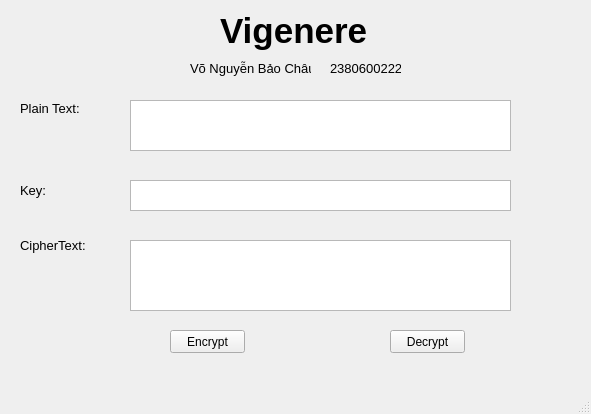
<?xml version="1.0" encoding="UTF-8"?>
<ui version="4.0">
 <class>MainWindow</class>
 <widget class="QMainWindow" name="MainWindow">
  <property name="geometry">
   <rect>
    <x>0</x>
    <y>0</y>
    <width>591</width>
    <height>414</height>
   </rect>
  </property>
  <property name="windowTitle">
   <string>MainWindow</string>
  </property>
  <widget class="QWidget" name="centralwidget">
   <widget class="QLabel" name="label">
    <property name="geometry">
     <rect>
      <x>220</x>
      <y>10</y>
      <width>161</width>
      <height>41</height>
     </rect>
    </property>
    <property name="font">
     <font>
      <pointsize>26</pointsize>
      <weight>75</weight>
      <bold>true</bold>
     </font>
    </property>
    <property name="text">
     <string>Vigenere</string>
    </property>
   </widget>
   <widget class="QLabel" name="label_2">
    <property name="geometry">
     <rect>
      <x>190</x>
      <y>60</y>
      <width>121</width>
      <height>16</height>
     </rect>
    </property>
    <property name="font">
     <font>
      <pointsize>10</pointsize>
     </font>
    </property>
    <property name="text">
     <string>Võ Nguyễn Bảo Châu</string>
    </property>
   </widget>
   <widget class="QLabel" name="label_3">
    <property name="geometry">
     <rect>
      <x>330</x>
      <y>60</y>
      <width>71</width>
      <height>16</height>
     </rect>
    </property>
    <property name="font">
     <font>
      <pointsize>10</pointsize>
     </font>
    </property>
    <property name="text">
     <string>2380600222</string>
    </property>
   </widget>
   <widget class="QLabel" name="label_4">
    <property name="geometry">
     <rect>
      <x>20</x>
      <y>100</y>
      <width>71</width>
      <height>16</height>
     </rect>
    </property>
    <property name="font">
     <font>
      <pointsize>10</pointsize>
     </font>
    </property>
    <property name="text">
     <string>Plain Text:</string>
    </property>
   </widget>
   <widget class="QLabel" name="label_5">
    <property name="geometry">
     <rect>
      <x>20</x>
      <y>180</y>
      <width>31</width>
      <height>20</height>
     </rect>
    </property>
    <property name="font">
     <font>
      <pointsize>10</pointsize>
     </font>
    </property>
    <property name="text">
     <string>Key:</string>
    </property>
   </widget>
   <widget class="QLabel" name="label_6">
    <property name="geometry">
     <rect>
      <x>20</x>
      <y>230</y>
      <width>71</width>
      <height>31</height>
     </rect>
    </property>
    <property name="font">
     <font>
      <pointsize>10</pointsize>
     </font>
    </property>
    <property name="text">
     <string>CipherText:</string>
    </property>
   </widget>
   <widget class="QTextEdit" name="textEdit">
    <property name="geometry">
     <rect>
      <x>130</x>
      <y>100</y>
      <width>381</width>
      <height>51</height>
     </rect>
    </property>
   </widget>
   <widget class="QTextEdit" name="textEdit_2">
    <property name="geometry">
     <rect>
      <x>130</x>
      <y>180</y>
      <width>381</width>
      <height>31</height>
     </rect>
    </property>
   </widget>
   <widget class="QTextEdit" name="textEdit_3">
    <property name="geometry">
     <rect>
      <x>130</x>
      <y>240</y>
      <width>381</width>
      <height>71</height>
     </rect>
    </property>
   </widget>
   <widget class="QPushButton" name="pushButton">
    <property name="geometry">
     <rect>
      <x>170</x>
      <y>330</y>
      <width>75</width>
      <height>23</height>
     </rect>
    </property>
    <property name="text">
     <string>Encrypt</string>
    </property>
   </widget>
   <widget class="QPushButton" name="pushButton_2">
    <property name="geometry">
     <rect>
      <x>390</x>
      <y>330</y>
      <width>75</width>
      <height>23</height>
     </rect>
    </property>
    <property name="text">
     <string>Decrypt</string>
    </property>
   </widget>
  </widget>
  <widget class="QMenuBar" name="menubar">
   <property name="geometry">
    <rect>
     <x>0</x>
     <y>0</y>
     <width>591</width>
     <height>21</height>
    </rect>
   </property>
  </widget>
  <widget class="QStatusBar" name="statusbar"/>
 </widget>
 <resources/>
 <connections/>
</ui>
